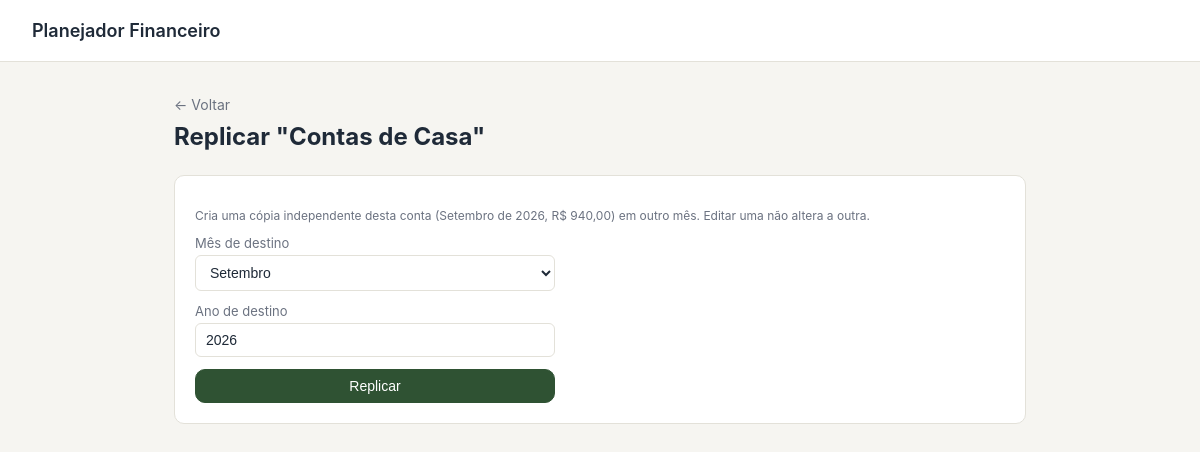
The page /item/1/replicar on the database as committed earlier.
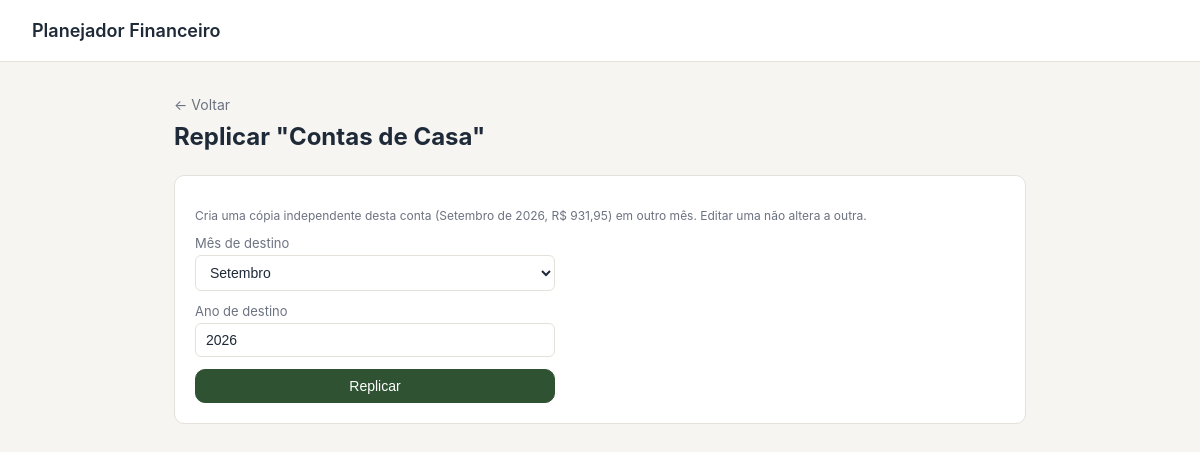
The same page on the database as committed later.
### tables this page shows
CREATE TABLE items (
            id INTEGER PRIMARY KEY AUTOINCREMENT,
            year INTEGER NOT NULL,
            month INTEGER NOT NULL,
            name TEXT NOT NULL,
            amount REAL NOT NULL,
            type TEXT NOT NULL
                CHECK(type IN ('fixa', 'variavel', 'receber')),
            group_id TEXT,
            installment_index INTEGER,
            installment_total INTEGER,
            created_at TEXT NOT NULL
        , link TEXT, card_id INTEGER, invoice_id INTEGER, is_invoice INTEGER NOT NULL DEFAULT 0, estimated INTEGER NOT NULL DEFAULT 0, paid INTEGER NOT NULL DEFAULT 0);

### app.py (the view, shortened to what this page needs)
@app.route(
    "/item/<int:item_id>/replicar",
    methods=["GET", "POST"],
)
def replicate_item(item_id):
    db = get_db()
    item = db.execute(
        """
        SELECT *
        FROM items
        WHERE id = ?
        """,
        (item_id,),
    ).fetchone()
    if item is None:
        abort(404)
    return render_template(
        "replicate_item.html",
        item=item,
        origin_month_name=month_name(
            item["month"]
        ),
        month_options=[
            (m, month_name(m))
            for m in range(1, 13)
        ],
    )

### app.py (called while the page is built)
def get_db():
    if "db" not in g:
        g.db = sqlite3.connect(DB_PATH)
        g.db.row_factory = sqlite3.Row
        g.db.execute("PRAGMA foreign_keys = ON")
    return g.db

def brl(value):
    try:
        value = float(value or 0)
    except (TypeError, ValueError):
        value = 0.0
    s = f"{value:,.2f}"
    s = (
        s
        .replace(",", "X")
        .replace(".", ",")
        .replace("X", ".")
    )
    return f"R$ {s}"

def month_name(month):
    return MONTH_NAMES[month - 1]

### templates/replicate_item.html (shortened to what this page needs)
{% extends "base.html" %}
{% block content %}
  <div class="month-header">
    <a class="back-link" href="{{ url_for('month_view', year=item.year, month=item.month) }}">&#8592; Voltar</a>
    <h1>Replicar "{{ item.name }}"</h1>
  </div>
  <div class="add-form-card">
    <p class="hint">
      Cria uma cópia independente desta conta ({{ origin_month_name }} de {{ item.year }},
      {{ item.amount | brl }}) em outro mês. Editar uma não altera a outra.
    </p>
    <form method="post" class="add-form">
      <div class="form-row">
        <label for="target_month">Mês de destino</label>
        <select id="target_month" name="target_month">
          {% for m, name in month_options %}
            <option value="{{ m }}" {{ 'selected' if m == item.month else '' }}>{{ name }}</option>
          {% endfor %}
        </select>
      </div>
      <div class="form-row">
        <label for="target_year">Ano de destino</label>
        <input type="number" id="target_year" name="target_year" value="{{ item.year }}">
      </div>
      <button type="submit" class="btn btn-primary">Replicar</button>
    </form>
  </div>
{% endblock %}

### templates/base.html (shortened to what this page needs)
<!DOCTYPE html>
<html lang="pt-br">
<head>
  <link rel="stylesheet" href="{{ url_for('static', filename='style.css') }}">
</head>
<body>
  <header class="topbar">
    <a href="{{ url_for('index') }}" class="brand">Planejador Financeiro</a>
  </header>
  <main class="container">
    {% block content %}{% endblock %}
  </main>
</body>
</html>

### static/style.css (style rules this page uses)
:root { --bg: #F6F5F1; --surface: #FFFFFF; --ink: #1F2A38; --ink-muted: #6B7280; --border: #E3E1D9; --accent: #2F5233; --accent-bg: #E7EEE4; --negative: #A3372E; --negative-bg: #F7E9E7; --positive: #2F6B4F; --positive-bg: #E5F0E8; --radius: 10px; }
* { box-sizing: border-box; }
body { margin: 0; background: var(--bg); color: var(--ink); font-family: -apple-system, "Segoe UI", Roboto, Helvetica, Arial, sans-serif; }
.topbar { padding: 20px 32px; border-bottom: 1px solid var(--border); background: var(--surface); }
.brand { font-size: 18px; font-weight: 600; color: var(--ink); text-decoration: none; }
.container { max-width: 900px; margin: 0 auto; padding: 32px 24px 80px; }
.btn { display: inline-block; padding: 8px 14px; border: 1px solid var(--border); border-radius: var(--radius); background: var(--surface); color: var(--ink); text-decoration: none; cursor: pointer; font-size: 14px; }
.btn-primary { background: var(--accent); border-color: var(--accent); color: #fff; }
.month-header { margin-bottom: 24px; }
.month-header h1 { margin: 8px 0 0; font-size: 24px; }
.back-link { color: var(--ink-muted); text-decoration: none; font-size: 14px; }
.add-form-card { background: var(--surface); border: 1px solid var(--border); border-radius: var(--radius); padding: 20px; }
.add-form { display: flex; flex-direction: column; gap: 12px; max-width: 360px; }
.form-row { display: flex; flex-direction: column; gap: 4px; }
.form-row label { font-size: 13px; color: var(--ink-muted); }
.form-row input[type="text"], .form-row input[type="number"], .form-row select { padding: 8px 10px; border: 1px solid var(--border); border-radius: 6px; font-size: 14px; background: var(--surface); color: var(--ink); }
.hint { font-size: 12px; color: var(--ink-muted); }

Rows that differ between the two databases and show on the page:
changed items "Contas de Casa": amount|brl "R$ 940,00" → "R$ 931,95"
